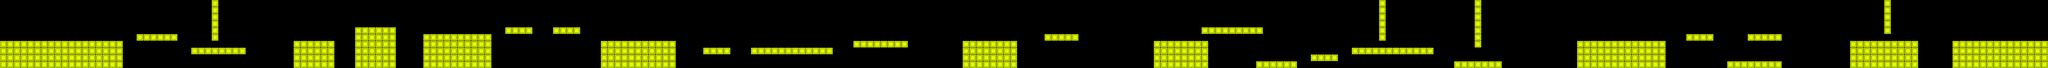

Below is a game level as drawn by its tile map, then a one-line description and the .tmx that defines it (tile-layer data replaced by summaries):
An orthogonal 300x10 tile map with 64x64 px tiles, 4 tile layers (MapLayer, FloorLayer, EnemyLayer, FloorLayer2).

<map version="1.0" orientation="orthogonal" renderorder="right-down" width="300" height="10" tilewidth="64" tileheight="64" nextobjectid="1">
 <tileset firstgid="1" name="MAP" tilewidth="64" tileheight="64" tilecount="9" columns="3">
  <image source="MAP.png" width="192" height="192" />
  <tile id="0">
   <properties>
    <property name="mold" value="mold" />
   </properties>
  </tile>
  <tile id="1">
   <properties>
    <property name="enemy" value="enemy" />
   </properties>
  </tile>
  <tile id="2">
   <properties>
    <property name="floor" value="floor" />
   </properties>
  </tile>
  <tile id="3">
   <properties>
    <property name="crayfloor" value="crayfloor" />
   </properties>
  </tile>
  <tile id="4">
   <properties>
    <property name="needle" value="needle" />
   </properties>
  </tile>
  <tile id="5">
   <properties>
    <property name="slope" value="slope" />
   </properties>
  </tile>
  <tile id="6">
   <properties>
    <property name="coin" value="coin" />
   </properties>
  </tile>
 </tileset>
 <layer name="MapLayer" width="300" height="10" opacity="0">
  <data>[3000 cells, 72 non-empty, 5 distinct tile ids]</data>
 </layer>
 <layer name="FloorLayer" width="300" height="10">
  <data>[3000 cells, 303 non-empty, 1 distinct tile ids]</data>
 </layer>
 <layer name="EnemyLayer" width="300" height="10" opacity="0">
  <data>[3000 cells, 14 non-empty, 1 distinct tile ids]</data>
 </layer>
 <layer name="FloorLayer2" width="300" height="10">
  <data>[3000 cells, 269 non-empty, 1 distinct tile ids]</data>
 </layer>
</map>
